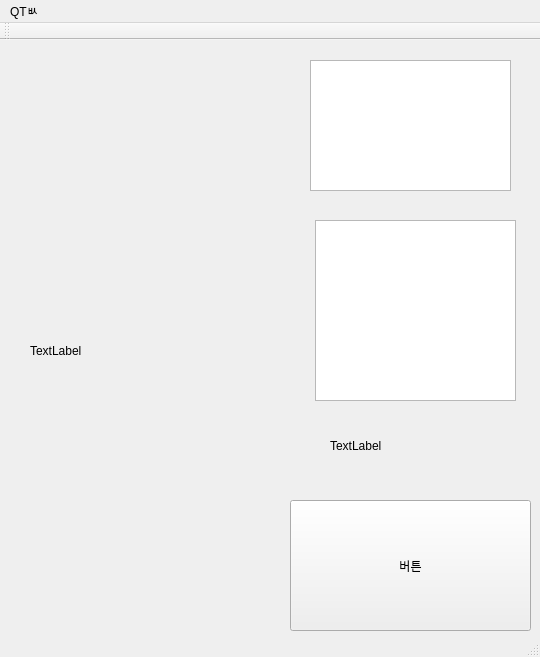
<?xml version="1.0" encoding="UTF-8"?>
<ui version="4.0">
 <class>MainWindow</class>
 <widget class="QMainWindow" name="MainWindow">
  <property name="geometry">
   <rect>
    <x>0</x>
    <y>0</y>
    <width>540</width>
    <height>657</height>
   </rect>
  </property>
  <property name="windowTitle">
   <string>MainWindow</string>
  </property>
  <widget class="QWidget" name="centralWidget">
   <widget class="QLabel" name="label_1">
    <property name="geometry">
     <rect>
      <x>30</x>
      <y>40</y>
      <width>241</width>
      <height>541</height>
     </rect>
    </property>
    <property name="text">
     <string>TextLabel</string>
    </property>
   </widget>
   <widget class="QPushButton" name="pushButton">
    <property name="geometry">
     <rect>
      <x>290</x>
      <y>460</y>
      <width>241</width>
      <height>131</height>
     </rect>
    </property>
    <property name="text">
     <string>버튼</string>
    </property>
   </widget>
   <widget class="QLabel" name="label_2">
    <property name="geometry">
     <rect>
      <x>330</x>
      <y>380</y>
      <width>161</width>
      <height>51</height>
     </rect>
    </property>
    <property name="text">
     <string>TextLabel</string>
    </property>
   </widget>
   <widget class="QTextBrowser" name="textBrowser">
    <property name="geometry">
     <rect>
      <x>315</x>
      <y>180</y>
      <width>201</width>
      <height>181</height>
     </rect>
    </property>
   </widget>
   <widget class="QTextEdit" name="textEdit">
    <property name="geometry">
     <rect>
      <x>310</x>
      <y>20</y>
      <width>201</width>
      <height>131</height>
     </rect>
    </property>
   </widget>
  </widget>
  <widget class="QMenuBar" name="menuBar">
   <property name="geometry">
    <rect>
     <x>0</x>
     <y>0</y>
     <width>540</width>
     <height>21</height>
    </rect>
   </property>
   <widget class="QMenu" name="menuQT">
    <property name="title">
     <string>QTㅄ</string>
    </property>
   </widget>
   <addaction name="menuQT"/>
  </widget>
  <widget class="QToolBar" name="mainToolBar">
   <attribute name="toolBarArea">
    <enum>TopToolBarArea</enum>
   </attribute>
   <attribute name="toolBarBreak">
    <bool>false</bool>
   </attribute>
  </widget>
  <widget class="QStatusBar" name="statusBar"/>
 </widget>
 <layoutdefault spacing="6" margin="11"/>
 <resources/>
 <connections/>
</ui>
